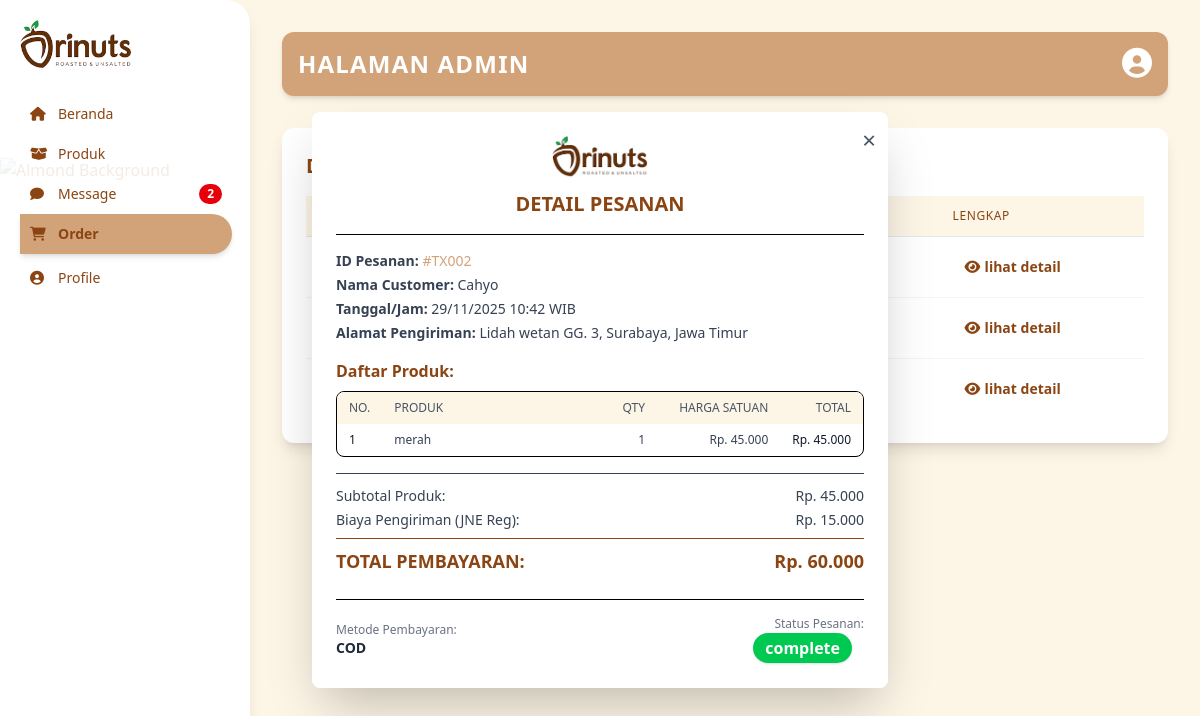
Screenshot of /admin_order.php?tid=2 (signed in) with the database file from the repository.
### tables this page shows
CREATE TABLE `transactions` (
  `id` int(11) NOT NULL,
  `user_id` int(11) NOT NULL,
  `kode_transaksi` varchar(255) NOT NULL,
  `nama_user` varchar(255) NOT NULL,
  `alamat_user` varchar(255) NOT NULL,
  `metode_pembayaran` varchar(255) NOT NULL,
  `status` enum('pending','complete') NOT NULL DEFAULT 'pending',
  `total_harga` int(11) NOT NULL,
  `tanggal` datetime NOT NULL DEFAULT current_timestamp()
);

CREATE TABLE `transaction_items` (
  `id` int(11) NOT NULL,
  `transaksi_id` int(11) NOT NULL,
  `kode_produk` varchar(255) NOT NULL,
  `nama_produk` varchar(255) NOT NULL,
  `varian` int(11) NOT NULL,
  `qty` int(11) NOT NULL,
  `harga` int(11) NOT NULL,
  `total` int(11) NOT NULL,
  `img` longblob NOT NULL
);

### admin_order.php (the view, shortened to what this page needs)
<!DOCTYPE html>
<html lang="en">
<head>
    <link rel="stylesheet" href="src/outputail.css" />
    <link
        rel="stylesheet"
        href="https://cdnjs.cloudflare.com/ajax/libs/font-awesome/6.0.0-beta3/css/all.min.css" />
</head>
<body class="flex min-h-screen bg-[#FDF5E6]">
    <aside
        class="bg-white text-[#8B4513] overflow-y-auto shadow-lg rounded-r-3xl min-h-screen fixed z-10"
        style="width: 250px;">
        <div class="fixed p-5 w-63">
            <div class="logo mb-6">
                <img src="content/logo.png" alt="Logo Orinuts" class="w-28" />
            </div>
            <nav>
                <ul class="space-y-1 text-sm">
                    <a href="admin_dashboard.php">
                        <li class="nav-item p-2.5 flex items-center gap-3 cursor-pointer hover:bg-[#E0BBA1]/20 rounded-r-3xl transition">
                            <i class="fas fa-home w-4"></i> Beranda
                        </li>
                    </a>
                    <a href="admin_product.php">
                        <li class="nav-item p-2.5 flex items-center gap-3 cursor-pointer hover:bg-[#E0BBA1]/20 rounded-r-3xl transition">
                            <i class="fas fa-box-open w-4"></i> Produk
                        </li>
                    </a>
                    <a href="admin_message.php">
                        <li class="nav-item p-2.5 flex items-center gap-3 cursor-pointer hover:bg-[#E0BBA1]/20 rounded-r-3xl transition">
                            <i class="fas fa-comment w-4"></i> Message
                            <span class="ml-auto bg-red-600 text-white text-xs font-semibold px-2 py-0.5 rounded-full">2</span>
                        </li>
                    </a>
                    <li class="nav-item font-bold p-2.5 flex items-center gap-3 cursor-pointer  bg-[#D2A278] rounded-r-3xl shadow-md" style="background-color: #D2A278;">
                        <i class="fas fa-shopping-cart w-4"></i> Order
                    </li>
                    <a href="admin_profile.php">
                        <li class="nav-item p-2.5 flex items-center gap-3 cursor-pointer hover:bg-[#E0BBA1]/20 rounded-r-3xl transition">
                            <i class="fas fa-user-circle w-4"></i> Profile
                        </li>
                    </a>
                </ul>
            </nav>
            <div class="absolute bottom-0 left-0 right-0 h-40 overflow-hidden rounded-r-3xl pointer-events-none">
            </div>
        </div>
    </aside>
    <main class="flex-1 p-8 ml-[250px]">
        <header class="flex justify-between items-center mb-8 bg-[#D2A278] p-4 rounded-xl shadow-md">
            <h1 class="text-white text-2xl font-bold uppercase tracking-wider">HALAMAN ADMIN</h1>
            <div class="text-white">
                <i class="fas fa-user-circle text-3xl cursor-pointer hover:text-gray-200 transition"></i>
            </div>
        </header>
        <div class="bg-white p-6 rounded-xl shadow-lg">
            <h2 class="text-xl font-semibold text-[#8B4513] mb-4">Daftar Pesanan Terbaru</h2>
            <div class="overflow-x-auto">
                <table class="min-w-full divide-y divide-gray-200">
                    <thead class="bg-[#FDF5E6]">
                        <tr>
                            <th class="px-4 py-3 text-left text-xs font-medium text-[#8B4513] uppercase tracking-wider w-1/12">ID</th>
                            <th class="px-4 py-3 text-left text-xs font-medium text-[#8B4513] uppercase tracking-wider w-3/12">Nama Customer</th>
                            <th class="px-4 py-3 text-left text-xs font-medium text-[#8B4513] uppercase tracking-wider w-3/12">Total Pembelian</th>
                            <th class="px-4 py-3 text-left text-xs font-medium text-[#8B4513] uppercase tracking-wider w-2/12">Tanggal</th>
                            <th class="px-4 py-3 text-left text-xs font-medium text-[#8B4513] uppercase tracking-wider w-3/12">Lengkap</th>
                        </tr>
                    </thead>
                    <tbody class="divide-y divide-gray-100">
                        <?php
                        $pdo = require 'koneksi.php';
                        $query = $pdo->prepare("SELECT * FROM transactions ORDER BY id DESC");
                        $query->execute();
                        $transaksi = $query->fetchAll();
                        foreach ($transaksi as $trans) {
                        ?>
                            <tr class="bg-white hover:bg-[#FDF5E6] transition-colors">
                                <td class="px-4 py-4 whitespace-nowrap text-sm text-gray-900 font-medium">#<?= $trans['kode_transaksi'] ?></td>
                                <td class="px-4 py-4 whitespace-nowrap text-sm text-gray-700"><?= $trans['nama_user'] ?></td>
                                <td class="px-4 py-4 whitespace-nowrap text-sm text-gray-700">Rp. <?= number_format($trans['total_harga'], 0, ',', '.') ?></td>
                                <td class="px-4 py-4 whitespace-nowrap text-sm text-red-600 font-medium"><?= date("d/m/Y", strtotime($trans['tanggal'])) ?></td>
                                <td class="px-4 py-4 whitespace-nowrap text-sm text-gray-500">
                                    <a
                                        class="text-[#8B4513] hover:text-[#D2A278] font-semibold py-1 px-3 rounded-full transition-colors flex items-center gap-1 group"
                                        href="?tid=<?= $trans['id'] ?>">
                                        <i class="fas fa-eye w-4 group-hover:text-[#D2A278]"></i> lihat detail
                                    </a>
                                </td>
                            </tr>
                        <?php } ?>
                    </tbody>
                </table>
            </div>
        </div>
    </main>
    <?php if (isset($_GET['tid'])): ?>
        <?php
        $queryTransaksi = $pdo->prepare("SELECT * FROM transactions WHERE id= ?");
        $queryTransaksi->execute([$_GET['tid']]);
        $trans = $queryTransaksi->fetch();
        $queryItem = $pdo->prepare("SELECT * FROM transaction_items WHERE transaksi_id= ?");
        $queryItem->execute([$_GET['tid']]);
        $items = $queryItem->fetchAll();
        ?>
        <div id="detailModal" class="fixed inset-0 bg-opacity-50 hidden items-center justify-center z-50">
            <div class="bg-white p-6 rounded-lg shadow-2xl max-w-xl w-full relative transform transition-all duration-300 scale-95 opacity-0" id="modalContent">
                <a
                    class="absolute top-3 right-3 text-gray-600 hover:text-red-500 text-2xl"
                    href="admin_order.php">
                    &times;
                </a>
                <div class="flex flex-col items-center border-b pb-4 mb-4">
                    <img src="content/logo.png" alt="Logo Orinuts" class="w-24 mb-3" />
                    <h3 class="text-xl font-bold text-[#8B4513]">DETAIL PESANAN</h3>
                </div>
                <div class="text-sm text-gray-700 space-y-1 mb-4">
                    <p><strong>ID Pesanan:</strong> <span id="modal-order-id" class="font-medium text-[#D2A278]">#<?= $trans['kode_transaksi'] ?></span></p>
                    <p><strong>Nama Customer:</strong> <span id="modal-customer-name"><?= $trans['nama_user'] ?></span></p>
                    <p><strong>Tanggal/Jam:</strong> <span id="modal-datetime"><?= date("d/m/Y H:i", strtotime($trans['tanggal'])) ?> WIB</span></p>
                    <p><strong>Alamat Pengiriman:</strong> <span id="modal-address"><?= $trans['alamat_user'] ?></span></p>
                </div>
                <h4 class="font-semibold text-md text-[#8B4513] mt-4 mb-2">Daftar Produk:</h4>
                <div class="overflow-x-auto border rounded-lg">
                    <table class="min-w-full text-sm">
                        <thead class="bg-[#FDF5E6]">
                            <tr>
                                <th class="px-3 py-2 text-left text-xs font-medium text-gray-600 uppercase w-1/12">No.</th>
                                <th class="px-3 py-2 text-left text-xs font-medium text-gray-600 uppercase w-5/12">Produk</th>
                                <th class="px-3 py-2 text-right text-xs font-medium text-gray-600 uppercase w-2/12">Qty</th>
                                <th class="px-3 py-2 text-right text-xs font-medium text-gray-600 uppercase w-3/12">Harga Satuan</th>
                                <th class="px-3 py-2 text-right text-xs font-medium text-gray-600 uppercase w-3/12">Total</th>
                            </tr>
                        </thead>
                        <tbody id="modal-product-list" class="divide-y divide-gray-100">
                            <?php for ($i = 0; $i < count($items); $i++) { ?>
                            <tr class="hover:bg-gray-50 transition-colors">
                                <td class="px-3 py-2 whitespace-nowrap text-xs font-medium text-gray-900"><?= $i+1 ?></td>
                                <td class="px-3 py-2 text-xs text-gray-700"><?= $items[$i]['nama_produk'] ?></td>
                                <td class="px-3 py-2 whitespace-nowrap text-xs text-gray-700 text-right"><?= $items[$i]['qty'] ?></td>
                                <td class="px-3 py-2 whitespace-nowrap text-xs text-gray-700 text-right">Rp. <?= number_format($items[$i]['harga'],0,',','.') ?></td>
                                <td class="px-3 py-2 whitespace-nowrap text-xs text-gray-900 font-medium text-right">Rp. <?= number_format($items[$i]['total'],0,',','.') ?></td>
                            </tr>
                            <?php } ?>
                        </tbody>
                    </table>
                </div>
                <div class="mt-4 space-y-1 text-sm text-gray-700 border-t pt-3">
                    <div class="flex justify-between">
                        <span class="font-medium">Subtotal Produk:</span>
                        <span id="modal-subtotal" class="font-medium">Rp. <?= number_format($trans['total_harga'],0,',','.') ?></span>
                    </div>
                    <div class="flex justify-between">
                        <span class="font-medium">Biaya Pengiriman (JNE Reg):</span>
                        <span id="modal-shipping-cost">Rp. 15.000</span>
                    </div>
                    <div class="flex justify-between font-bold text-lg text-[#8B4513] border-t mt-2 pt-2">
                        <span>TOTAL PEMBAYARAN:</span>
                        <span id="modal-total">Rp. <?= number_format(($trans['total_harga']+15000),0,',','.') ?></span>
                    </div>
                </div>
                <div class="mt-6 border-t pt-4 flex justify-between items-center">
                    <div>
                        <p class="text-xs text-gray-500">Metode Pembayaran:</p>
                        <p class="font-bold text-sm text-gray-800" id="modal-payment-method"><?= $trans['metode_pembayaran'] ?></p>
                    </div>
                    <div>
                        <p class="text-xs text-gray-500 text-right">Status Pesanan:</p>
                        <p id="modal-status" class="text-base font-bold text-white px-3 py-1 rounded-full text-center">
                            <?=  $trans['status'] == 'complete' ? "<span class='bg-green-500 px-3 py-1 rounded-full shadow'>{$trans['status']}</span>" :
                                "<span class='bg-yellow-500 px-3 py-1 rounded-full shadow'>{$trans['status']}</span>"
                            ?>
                        </p>
                    </div>
                </div>
            </div>
        </div>
    <?php endif ?>
</body>
</html>

### rows the page displays
transactions: kode_transaksi "TX002", nama_user "Cahyo", tanggal "29/11/2025 10:42", alamat_user "Lidah wetan GG. 3, Surabaya, Jawa Timur", total_harga "45.000", $trans['total_harga']+15000 "60.000", metode_pembayaran "COD", status "complete"
transaction_items: nama_produk "merah", qty "1", harga "45.000", total "45.000"
